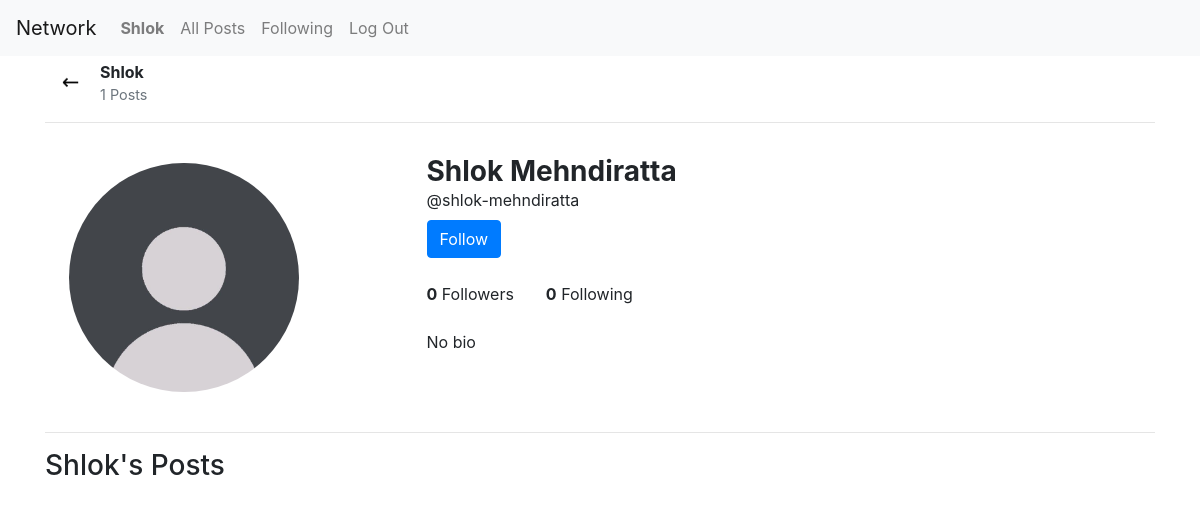
The app's page /profile/shlok-mehndiratta (signed in) with its own data.
### network/models.py (models this page shows, shortened)
class User(AbstractUser):
    profile_picture = models.ImageField(upload_to='profile_pics/', default='default.jpg', blank=True)
    bio = models.TextField(blank=True)
    following = models.ManyToManyField('self', symmetrical=False, related_name='followers', blank=True)
    followers_count = models.PositiveIntegerField(default=0)

### network/views.py (the view)
# urls.py: path("profile/<str:username>", views.profile, name="profile"),
def profile(request, username):
    if request.method == 'POST':
        form = ProfileForm(request.POST, request.FILES, instance=request.user)
        if form.is_valid():
            form.save()
    else:
        try:
            data = User.objects.get(username=username)
            return render(request, 'network/profile.html', {
                'form': ProfileForm(instance=data),
                'user': data
            })
        except User.DoesNotExist:
            return JsonResponse({"error": "User not found."}, status=404)

### network/templates/network/profile.html (shortened to what this page needs)
{% extends "network/layout.html" %}
{% load static %}
{% block body %}
<div class="container">
    <div class="d-flex align-items-center m-1">
        <a href="{% url 'index' %}" class="me-2">
            <img class="pl-2 mr-3" style="width: 35px;" src="{% static 'network/assets/icons/back.png' %}" alt="Back">
        </a>
        <div class="d-flex flex-column">
            <div class="fw-bold"><b>{{user.first_name}}</b></div>
            <div class="text-muted" style="font-size: 0.9rem;">{{user.posts.count}} Posts</div>
        </div>
    </div>
    <hr>
    <div class="d-flex flex-row mb-2 w-100 h-50">
       <img src="{% static 'network/assets/user.jpeg' %}" class="rounded-circle w-25 p-4 mr-5 float-start " alt="...">
       <div class="d-flex flex-column ml-5 mt-3 pl-2 w-100">
            <h3 class="mb-0"><b>{{user.first_name}} {{user.last_name}}</b></h3>
            <div class="mb-2">@{{user.username}}</div>
            <div class="follow-btn mb-4">
                {% if request.user != user %}
                    {% if request.user not in user.following.all %}
                <button class="btn btn-primary" id="follow" type="button">Follow</button>
                    {% else %}
                <button class="btn btn-outline-primary" id="unfollow" type="button">Following</button>
                    {% endif %}
                {% endif %}
            </div>
            <div class="d-flex flex-row mb-4">
                <div class="pr-3 mr-3"><b>{{user.followers_count}}</b> Followers </div>
                <div class="pr-3 mr-3"><b>{{user.following.count}}</b> Following </div>
            </div>
            <div class="mb-2 flex-grow-1">
                {{user.bio|default:"No bio" }}
            </div>
        </div>
    </div>
    <hr>
    <h3>{{user.first_name}}'s Posts</h3>
</div>
{% endblock %}

### network/templates/network/layout.html (shortened to what this page needs)
{% load static %}
<!DOCTYPE html>
<html lang="en">
    <head>
        <link rel="stylesheet" href="https://stackpath.bootstrapcdn.com/bootstrap/4.4.1/css/bootstrap.min.css">
        <link href="{% static 'network/css/styles.css' %}" rel="stylesheet">
    </head>
    <body>
        <nav class="navbar navbar-expand-lg navbar-light bg-light">
            <a class="navbar-brand" href="#">Network</a>
            <div>
              <ul class="navbar-nav mr-auto">
                {% if user.is_authenticated %}
                    <li class="nav-item">
                        <a class="nav-link" id="profile" href="{% url 'profile' username=user.username %}"><strong>{{ user.first_name }}</strong></a>
                    </li>
                {% endif %}
                <li class="nav-item">
                  <a class="nav-link" id="all-posts" href="{% url 'index' %}">All Posts</a>
                </li>
                {% if user.is_authenticated %}
                    <li class="nav-item">
                        <a class="nav-link" id="following" href="#">Following</a>
                    </li>
                    <li class="nav-item">
                        <a class="nav-link" href="{% url 'logout' %}">Log Out</a>
                    </li>
                {% endif %}
              </ul>
            </div>
          </nav>
        <div class="body">
            {% block body %}
            {% endblock %}
        </div>
    </body>
</html>

### records on screen
User: first_name "Shlok", posts.count "1", last_name "Mehndiratta", username "shlok-mehndiratta", followers_count "0", following.count "0", bio "No bio"
